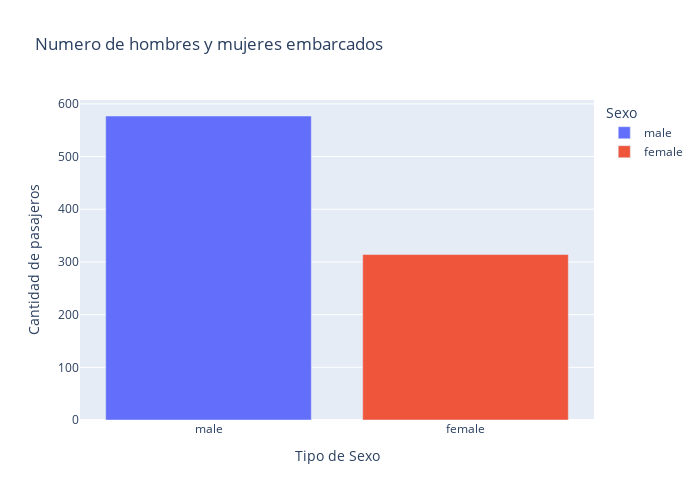

The code cell stored with this chart in its notebook:
### Markdown cell above
### Gráfico de número de hombres y mujeres

### Code cell
# Calculamos el número de número de hombres y mujeres embarcados
sexos_embarcados = df['Sex'].value_counts().reset_index()
sexos_embarcados.columns = ['Sexo','Cantidad de pasajeros']

# Creamos el gráfico de barras con Plotly Express
fig = px.bar (sexos_embarcados, x='Sexo', y='Cantidad de pasajeros', 
              color='Sexo', template='plotly',
              title='Numero de hombres y mujeres embarcados', width=700, height=500)

# Actualizamos el nombres del título del nuestros ejes
fig.update_layout(xaxis_title='Tipo de Sexo', yaxis_title='Cantidad de pasajeros')
# Mostramos el gráfico
fig.show()

### Figure 1 — Plotly figure (JSON) as saved in the notebook; plotly's stock layout.template omitted (floating-point values rounded to 4 significant figures)
{"data": [{"alignmentgroup": "True", "hovertemplate": "Sexo=%{x}<br>Cantidad de pasajeros=%{y}<extra></extra>", "legendgroup": "male", "marker": {"color": "#636efa", "pattern": {"shape": ""}}, "name": "male", "offsetgroup": "male", "orientation": "v", "showlegend": true, "textposition": "auto", "type": "bar", "x": ["male"], "xaxis": "x", "y": [577], "yaxis": "y"}, {"alignmentgroup": "True", "hovertemplate": "Sexo=%{x}<br>Cantidad de pasajeros=%{y}<extra></extra>", "legendgroup": "female", "marker": {"color": "#EF553B", "pattern": {"shape": ""}}, "name": "female", "offsetgroup": "female", "orientation": "v", "showlegend": true, "textposition": "auto", "type": "bar", "x": ["female"], "xaxis": "x", "y": [314], "yaxis": "y"}], "layout": {"barmode": "relative", "height": 500, "legend": {"title": {"text": "Sexo"}, "tracegroupgap": 0}, "title": {"text": "Numero de hombres y mujeres embarcados"}, "width": 700, "xaxis": {"anchor": "y", "categoryarray": ["male", "female"], "categoryorder": "array", "domain": [0, 1], "title": {"text": "Tipo de Sexo"}}, "yaxis": {"anchor": "x", "domain": [0, 1], "title": {"text": "Cantidad de pasajeros"}}}}
